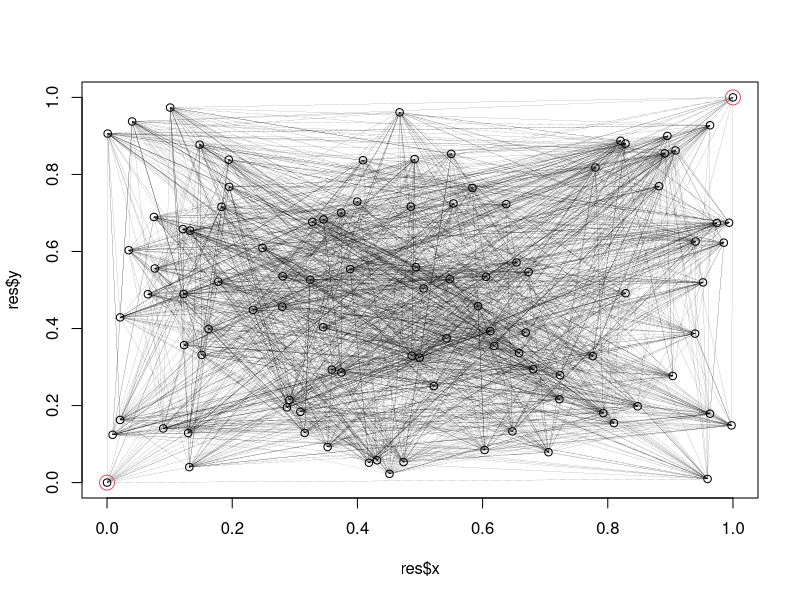
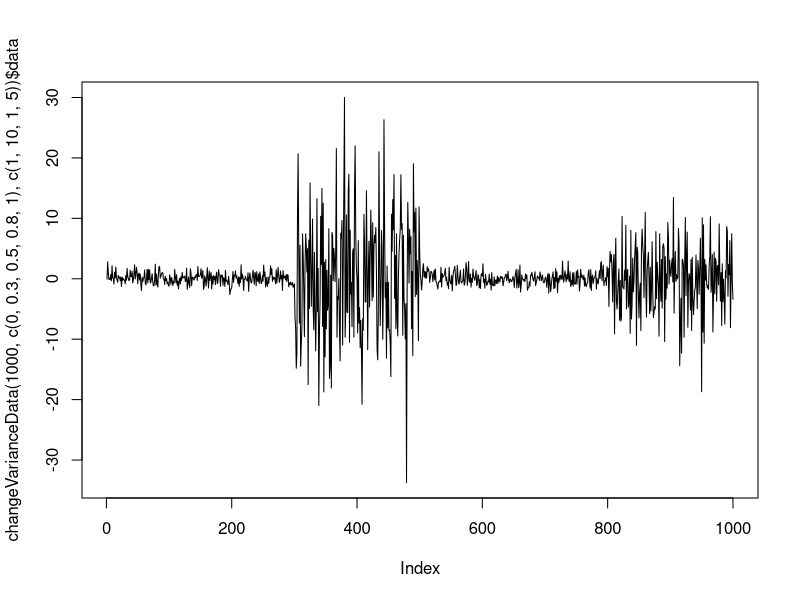
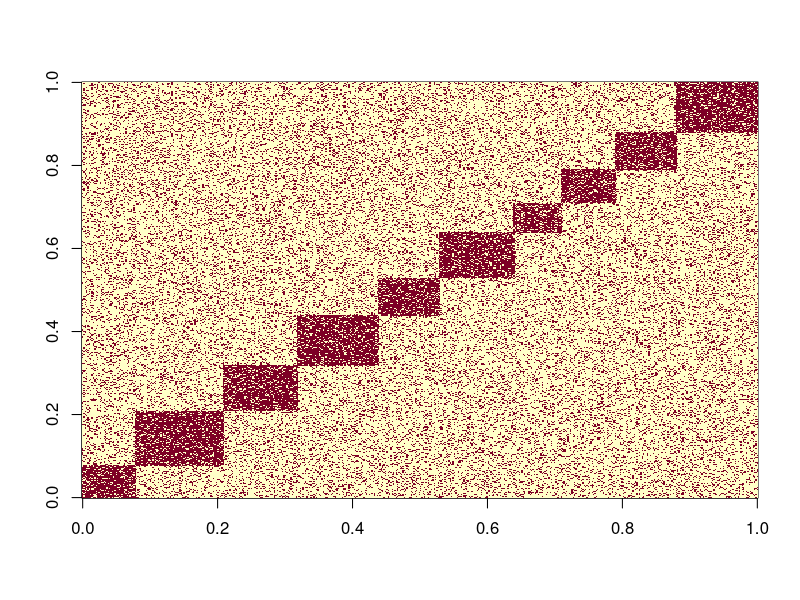
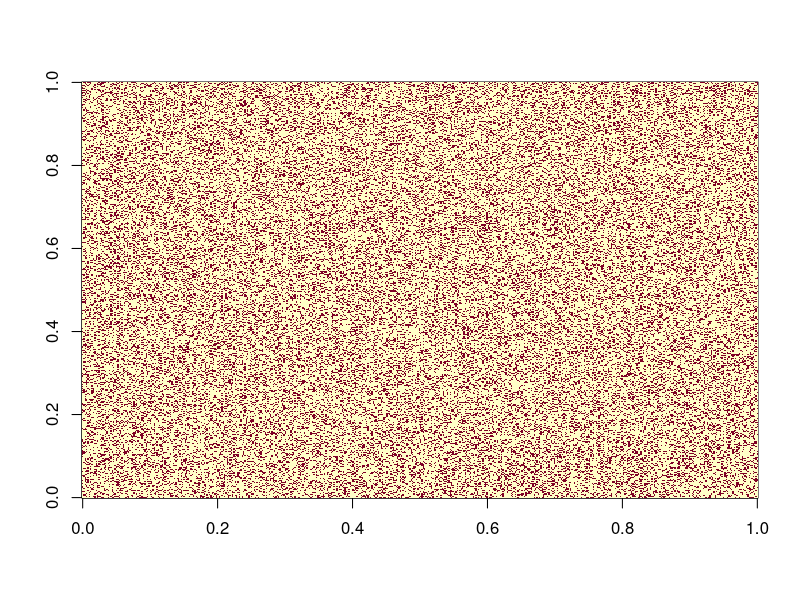
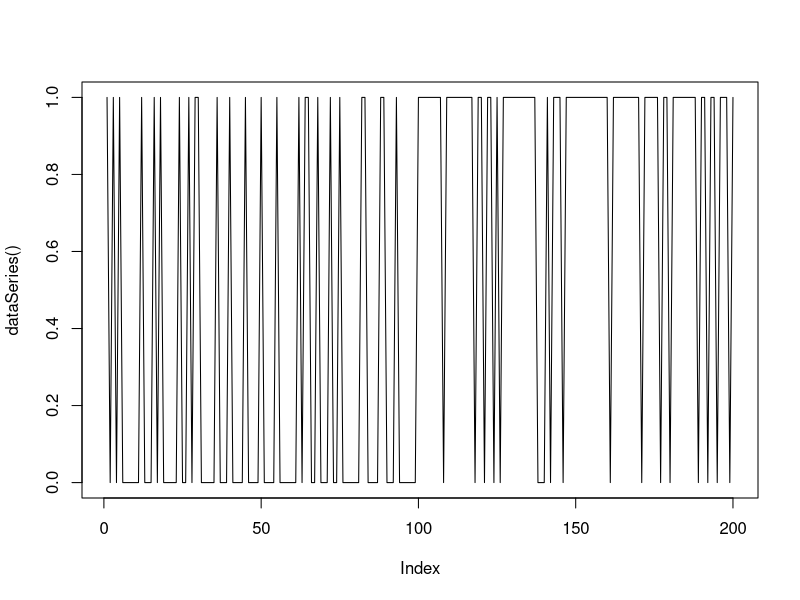
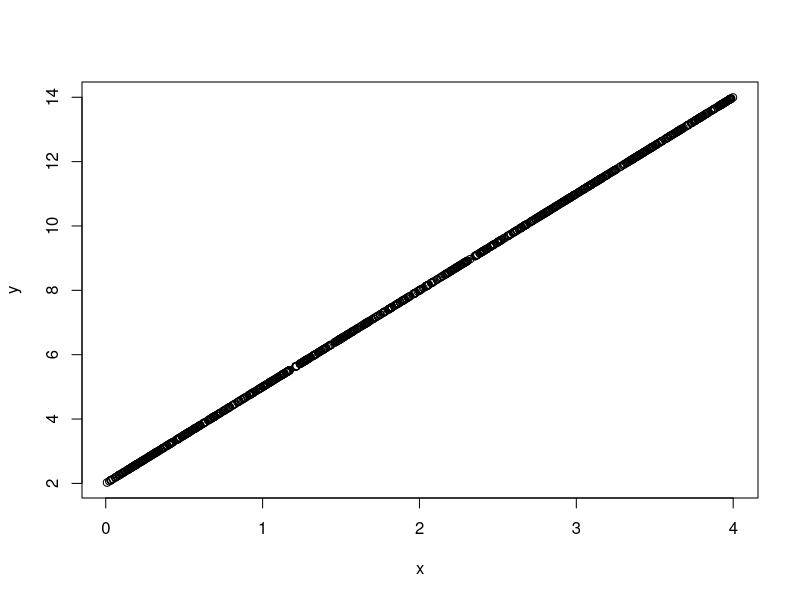
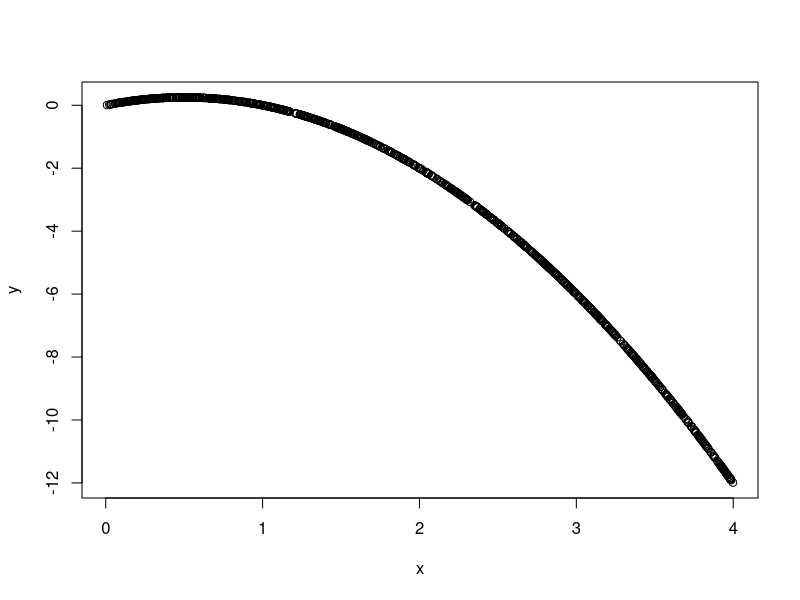
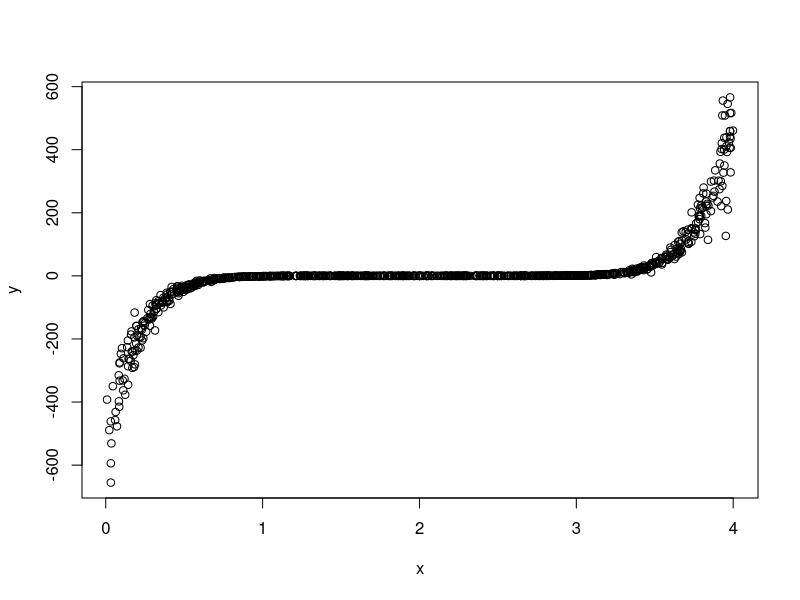

Write R code to recreate these figures, in order.

##### ##### ##### ##### ##### ##### ##### ##### ##### ##### 
##### ##### ##### ##### ##### ##### ##### ##### ##### ##### 
##### ##### ##### ##### ##### ##### ##### ##### ##### ##### 
# PROJET 1

graph <- function(n, nbPaths)
{
  x <-  runif(n-2)
  y <-  runif(n-2)
  x <- c(0,x,1)
  y <- c(0,y,1)
  edge <- matrix(0, (n-1)*nbPaths, 3)
  colnames(edge) <- c("v1","v2", "distance")

  for(i in 1:nbPaths)
  {
    pos <- ((i-1)*(n-1) +1):(i*(n-1))
    U <- sample(2:(n-1))
    S <- c(1,U)
    E <- c(U,n)
    edge[pos, 1] <- S
    edge[pos, 2] <- E
    edge[pos, 3] <- sqrt((x[S] - x[E])^2 +  (y[S] - y[E])^2)  
  }

  return(list(x = x, y = y, edge = edge))
}

n <- 100
res <- graph(n,20)
res
plot(res$x, res$y, xlim = c(0,1), ylim = c(0,1))
for(i in 1:dim(res$edge)[1]){segments(x0 = res$x[res$edge[i,1]],
                      y0 = res$y[res$edge[i,1]], 
                      x1 = res$x[res$edge[i,2]], 
                      y1 = res$y[res$edge[i,2]], lwd = 0.1)}
points(res$x[1], res$y[1], col = 2, cex = 2)
points(res$x[n], res$y[n], col = 2, cex = 2)


##### ##### ##### ##### ##### ##### ##### ##### ##### ##### 
##### ##### ##### ##### ##### ##### ##### ##### ##### ##### 
##### ##### ##### ##### ##### ##### ##### ##### ##### ##### 
# PROJET 2


changeVarianceData <- function(n, tau = c(0,0.5,1), sd = c(0,2))
{
  res <- rep(0,n)
  chpt <- floor(n * tau)
  res <- rnorm(n = n, mean = 0, sd = rep(sd, diff(chpt)))
  return(list(data = res, tau = tau, sd = sd))
}

plot(changeVarianceData(1000, c(0,0.3,0.5,0.8,1), c(1,10,1,5))$data, type = 'l')

##### ##### ##### ##### ##### ##### ##### ##### ##### ##### 
##### ##### ##### ##### ##### ##### ##### ##### ##### ##### 
##### ##### ##### ##### ##### ##### ##### ##### ##### ##### 
# PROJET 3


binaryMatrix <- function(n, p, nbClust = 10 , d1 = 0.8, d0 = 0.2)
{
  mat <- matrix(rbinom(n = n*p, size = 1, prob = d0),n,p)
  clus1 <- rpois(nbClust, 10)
  divX <- floor(clus1* n / sum(clus1))
  divX[1] <- divX[1] + (n - sum(divX))
  divX <- c(1, cumsum(divX))
  clus2 <- rpois(nbClust, 10)
  divY <- floor(clus2* p / sum(clus2))
  divY[1] <- divY[1] + (p - sum(divY))
  divY <- c(1, cumsum(divY))
  for(i in 1:nbClust)
  {
    mat[divX[i]:divX[i+1],divX[i]:divX[i+1]] <- rbinom(n = (divX[i+1]-divX[i]+1)*(divX[i+1]-divX[i]+1), size = 1, prob = d1)
  }
  
  return(list(matI = mat, matR = mat[sample(n),sample(p)]))
}

res <- binaryMatrix(500,500)
image(res$matI)
image(res$matR)


##### ##### ##### ##### ##### ##### ##### ##### ##### ##### 
##### ##### ##### ##### ##### ##### ##### ##### ##### ##### 
##### ##### ##### ##### ##### ##### ##### ##### ##### ##### 
# PROJET 4

studentProjectScore <- function(n, type = "random", pref = (1:n)^2)
{
  res <-  NULL
  if(type == "pref")
  {
    res <- matrix(1:n,n,n, byrow = TRUE)
    res <- t(apply(res,1,function(x) sample(x, prob = pref)))
  }
  if(type == "random")
  {
    res <- matrix(1:n,n,n, byrow = TRUE)
    res <- t(apply(res,1,sample))
  }
  return(res)
}



##### ##### ##### ##### ##### ##### ##### ##### ##### ##### 
##### ##### ##### ##### ##### ##### ##### ##### ##### ##### 
##### ##### ##### ##### ##### ##### ##### ##### ##### ##### 
# Projet 5
# web scraping

# http://edutechwiki.unige.ch/fr/Web_scraping_avec_R




##### ##### ##### ##### ##### ##### ##### ##### ##### ##### 
##### ##### ##### ##### ##### ##### ##### ##### ##### ##### 
# Projet 6

dataSeries <- function(n0 = 100, n1 = 100, p0 = 0.3, p1 = 0.8)
{
  s1 <- rbinom(n = n0, size = 1, prob = p0)
  s2 <- rbinom(n = n1, size = 1, prob = p1)
  return(c(s1,s2))
}

plot(dataSeries(), type = 'l')



##### ##### ##### ##### ##### ##### ##### ##### ##### ##### 
##### ##### ##### ##### ##### ##### ##### ##### ##### ##### 
##### ##### ##### ##### ##### ##### ##### ##### ##### ##### 
#Projet 7

n <- 1000
#x <- rnorm(n, mean = 2)
x <- runif(n, min = 0, max = 4)

# CASE 1
y <- 3*x + 2
plot(x,y)
cor(x,y)
cor(x,y, method="kendall")

# CASE 2
y <- x*(1-x)
plot(x,y)
cor(x,y)
cor(x,y, method="kendall")

# CASE 3
z <- (x-2)^9
y <- z + abs(z)/max(abs(z))*rnorm(n, mean = 0, sd = 100) 
plot(x,y)
cor(x,y)
cor(x,y, method="kendall")



#### resampling


myCorr <- function(x,y, n, nb)
{
  s <- sample(n, size = nb)
  return(cor(x[s],y[s], method="kendall"))
}

z <- replicate(1000, myCorr(x,y,n,100))
hist(z, breaks = 30)
mean(z)



# CASE 4 ("fausse" corrélation)
x <-  c(rnorm(n-1, mean = 10),200)
y <-  c(rnorm(n-1, mean = 10),200)
plot(x,y)
cor(x,y)
cor(x,y, method="kendall")

                   
                   
# voir aussi : https://en.wikipedia.org/wiki/Anscombe%27s_quartet
